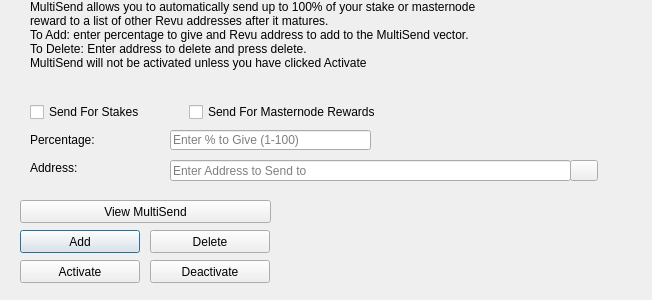
<?xml version="1.0" encoding="UTF-8"?>
<ui version="4.0">
 <class>MultiSendDialog</class>
 <widget class="QDialog" name="MultiSendDialog">
  <property name="windowModality">
   <enum>Qt::NonModal</enum>
  </property>
  <property name="geometry">
   <rect>
    <x>0</x>
    <y>0</y>
    <width>652</width>
    <height>300</height>
   </rect>
  </property>
  <property name="windowTitle">
   <string>MultiSend</string>
  </property>
  <widget class="QLineEdit" name="multiSendPercentEdit">
   <property name="geometry">
    <rect>
     <x>170</x>
     <y>130</y>
     <width>201</width>
     <height>20</height>
    </rect>
   </property>
   <property name="toolTip">
    <string>Enter whole numbers 1 - 100</string>
   </property>
   <property name="placeholderText">
    <string>Enter % to Give (1-100)</string>
   </property>
  </widget>
  <widget class="QLineEdit" name="multiSendAddressEdit">
   <property name="geometry">
    <rect>
     <x>170</x>
     <y>160</y>
     <width>401</width>
     <height>21</height>
    </rect>
   </property>
   <property name="toolTip">
    <string/>
   </property>
   <property name="placeholderText">
    <string>Enter Address to Send to</string>
   </property>
  </widget>
  <widget class="QLabel" name="label_2">
   <property name="geometry">
    <rect>
     <x>30</x>
     <y>0</y>
     <width>451</width>
     <height>121</height>
    </rect>
   </property>
   <property name="lineWidth">
    <number>1</number>
   </property>
   <property name="text">
    <string>MultiSend allows you to automatically send up to 100% of your stake or masternode reward to a list of other Revu addresses after it matures.
To Add: enter percentage to give and Revu address to add to the MultiSend vector.
To Delete: Enter address to delete and press delete.
MultiSend will not be activated unless you have clicked Activate</string>
   </property>
   <property name="alignment">
    <set>Qt::AlignLeading|Qt::AlignLeft|Qt::AlignTop</set>
   </property>
   <property name="wordWrap">
    <bool>true</bool>
   </property>
  </widget>
  <widget class="QLabel" name="message">
   <property name="geometry">
    <rect>
     <x>290</x>
     <y>200</y>
     <width>351</width>
     <height>91</height>
    </rect>
   </property>
   <property name="text">
    <string/>
   </property>
  </widget>
  <widget class="QPushButton" name="addButton">
   <property name="geometry">
    <rect>
     <x>20</x>
     <y>230</y>
     <width>120</width>
     <height>23</height>
    </rect>
   </property>
   <property name="toolTip">
    <string/>
   </property>
   <property name="statusTip">
    <string>Add to MultiSend Vector</string>
   </property>
   <property name="text">
    <string>Add</string>
   </property>
  </widget>
  <widget class="QPushButton" name="disableButton">
   <property name="geometry">
    <rect>
     <x>150</x>
     <y>260</y>
     <width>120</width>
     <height>23</height>
    </rect>
   </property>
   <property name="statusTip">
    <string>Deactivate MultiSend</string>
   </property>
   <property name="text">
    <string>Deactivate</string>
   </property>
  </widget>
  <widget class="QPushButton" name="addressBookButton">
   <property name="geometry">
    <rect>
     <x>570</x>
     <y>160</y>
     <width>28</width>
     <height>21</height>
    </rect>
   </property>
   <property name="toolTip">
    <string>Choose an address from the address book</string>
   </property>
   <property name="text">
    <string/>
   </property>
   <property name="icon">
    <iconset resource="../revu.qrc">
     <normaloff>:/icons/address-book</normaloff>:/icons/address-book</iconset>
   </property>
   <property name="shortcut">
    <string>Alt+A</string>
   </property>
   <property name="autoDefault">
    <bool>false</bool>
   </property>
  </widget>
  <widget class="QLabel" name="label">
   <property name="geometry">
    <rect>
     <x>30</x>
     <y>130</y>
     <width>121</width>
     <height>20</height>
    </rect>
   </property>
   <property name="toolTip">
    <string>Percentage of stake to send</string>
   </property>
   <property name="text">
    <string>Percentage:</string>
   </property>
  </widget>
  <widget class="QLabel" name="label_5">
   <property name="geometry">
    <rect>
     <x>30</x>
     <y>160</y>
     <width>111</width>
     <height>16</height>
    </rect>
   </property>
   <property name="toolTip">
    <string>Address to send portion of stake to</string>
   </property>
   <property name="text">
    <string>Address:</string>
   </property>
  </widget>
  <widget class="QPushButton" name="deleteButton">
   <property name="geometry">
    <rect>
     <x>150</x>
     <y>230</y>
     <width>120</width>
     <height>23</height>
    </rect>
   </property>
   <property name="toolTip">
    <string/>
   </property>
   <property name="statusTip">
    <string>Delete Address From MultiSend Vector</string>
   </property>
   <property name="text">
    <string>Delete</string>
   </property>
  </widget>
  <widget class="QPushButton" name="activateButton">
   <property name="geometry">
    <rect>
     <x>20</x>
     <y>260</y>
     <width>120</width>
     <height>23</height>
    </rect>
   </property>
   <property name="statusTip">
    <string>Activate MultiSend</string>
   </property>
   <property name="text">
    <string>Activate</string>
   </property>
  </widget>
  <widget class="QPushButton" name="viewButton">
   <property name="geometry">
    <rect>
     <x>20</x>
     <y>200</y>
     <width>251</width>
     <height>23</height>
    </rect>
   </property>
   <property name="toolTip">
    <string/>
   </property>
   <property name="statusTip">
    <string>View MultiSend Vector</string>
   </property>
   <property name="text">
    <string>View MultiSend</string>
   </property>
  </widget>
  <widget class="QWidget" name="horizontalLayoutWidget">
   <property name="geometry">
    <rect>
     <x>30</x>
     <y>100</y>
     <width>351</width>
     <height>24</height>
    </rect>
   </property>
   <layout class="QHBoxLayout" name="horizontalLayout">
    <item>
     <widget class="QCheckBox" name="multiSendStakeCheckBox">
      <property name="text">
       <string>Send For Stakes</string>
      </property>
     </widget>
    </item>
    <item>
     <widget class="QCheckBox" name="multiSendMasternodeCheckBox">
      <property name="text">
       <string>Send For Masternode Rewards</string>
      </property>
     </widget>
    </item>
   </layout>
  </widget>
 </widget>
 <resources>
  <include location="../revu.qrc"/>
 </resources>
 <connections/>
</ui>
